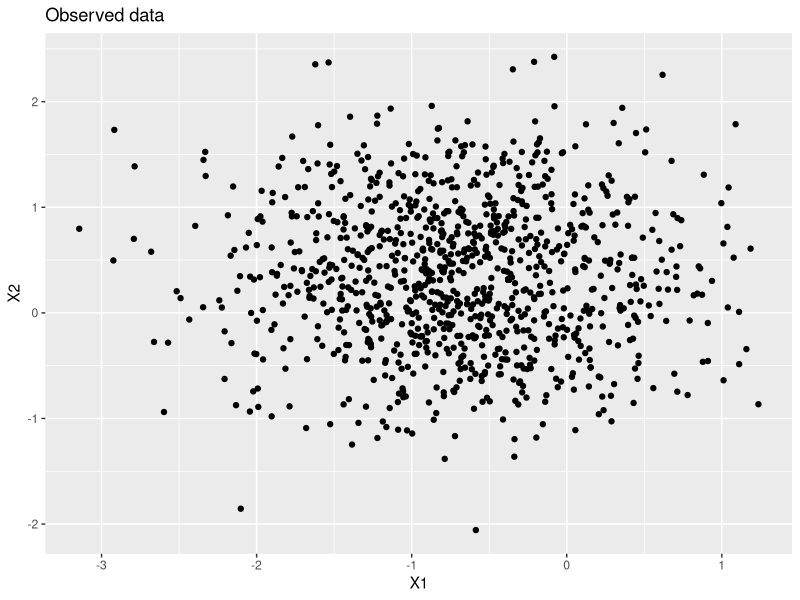
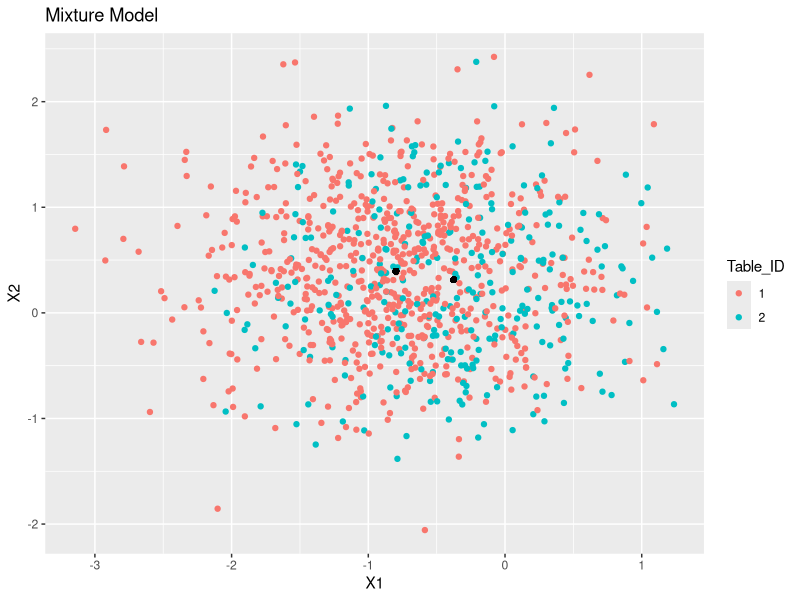
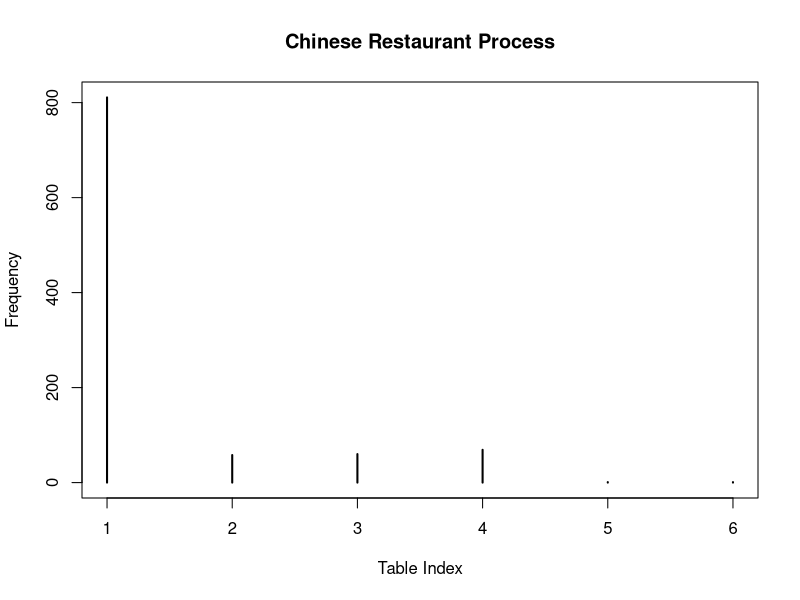
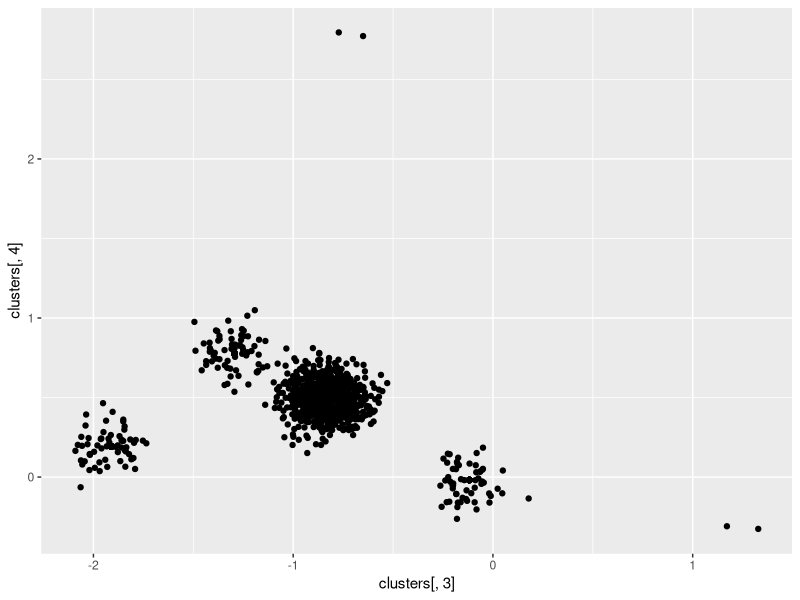
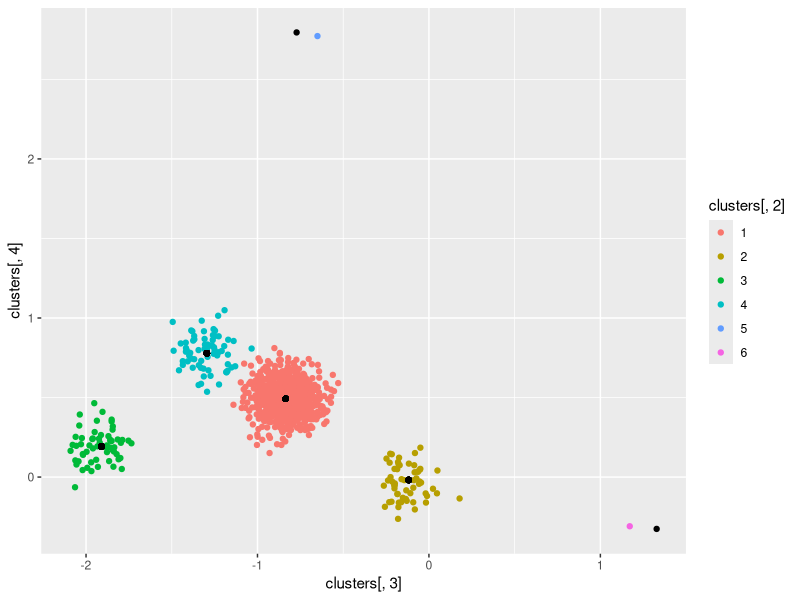

Write the R code that produced these figures, in order. (Note: a time limit stopped this script after it produced the figures.)
library(ggplot2);library(MASS)

#' DPMM_2D
#' the function to generate Chinese Restaurant Process with base measure of 2D Gaussian distribution
#'
#' @param num_customers the total number of customers for simulation
#' @param theta the concentration parameter in Dirichlet Process, or 
#'
#' @return
#' @export
#'
#' @examples
DPMM_2D <- function(num_customers, theta, sig2=0.1, sig2_0=2) {
  
  sigma <- matrix(c(sig2,0,0,sig2),nrow=2)
  mu <- matrix(NA, num_customers, 2)
  clusterList <- NULL
  orig_cluster <- round(theta*log(num_customers)+10)
  mudelta <- mvrnorm(n=orig_cluster, c(0,0), matrix(c(sig2_0,0,0,sig2_0),nrow = 2))
    # matrix(5*runif(orig_cluster*2, 0, 1) , 
    #                 nrow = orig_cluster, ncol = 2)
  
  table_ID <- c(1); table_Customers <- c(1)
  next_table <- 2
  X <- matrix(NA, nrow = num_customers, ncol = 2)
  clusterList <- matrix(NA, nrow = num_customers, ncol = 6)
  X[1,] <- mvrnorm(1, mudelta[table_ID,], sigma)
  clusterList[1,] <- c(table_Customers, table_ID, X[1,], mudelta[table_ID, ])
  for (i in 2:num_customers) {
    if (runif(1,0,1) < (theta) / (i - 1 + theta)) {
      # Add a new table
      table_ID <- c(table_ID, next_table)
      X[i,] <- mvrnorm(n=1,mudelta[next_table,],sigma)
      #put in the 2-D normal cluster using the cluster number as mean vector
      table_Customers <- c(table_Customers, 1)
      clusterList[i,] <- c(i, next_table, X[i,], mudelta[next_table,])
      next_table <- next_table+1
    } else {
      # The nth customer chooses the first unoccupied table with probability
      # theta/(n−1+theta), and an occupied table with probability c/(n−1+theta), where c is the
      # number of people sitting at that table.
      Draw_Rand <- runif(1, 0, 1)
      select_table <- min(which(cumsum(table_Customers/(i-1))>=Draw_Rand))
      
      table_Customers[select_table] <- table_Customers[select_table] + 1
      X[i,] <- mvrnorm(n=1, mudelta[select_table, ], sigma)
      clusterList[i,] <- c(i, select_table, X[i,], mudelta[select_table,])
      table_ID <- c(table_ID, select_table)
    }
  }
  DPMM <- clusterList
  colnames(DPMM) <- c("ID", "Table_ID", "X1", "X2", "Center1", "Center2")
    # data.frame(Table_ID=table_ID, X=X, Center = Center)
  return(DPMM)
  # list(clusterList=clusterList, mudelta=mudelta, table_ID=table_ID)
}


# Simple example to check function ----------------------------------------
n <- 1000; theta <- .4
DPMM01 <- DPMM_2D(n, theta, sig2 = .5, sig2_0=2)

# Draw graph to show clusters ---------------------------------------------
clusters <- as.data.frame(DPMM01, row.names = T)
clusters[,2] <- as.factor(clusters[,2])
centers <- as.data.frame(DPMM01[,5:6], row.names = T)
colnames(centers) <- c("dim1","dim2")
p <- ggplot(data=clusters, aes(x=X1, y=X2)) + 
  geom_point()
p + geom_point(data=centers,
             aes(x=dim1,y=dim2),inherit.aes = FALSE) +  ggtitle("Observed data")
p2 <- ggplot(data=clusters, aes(x=X1, y=X2, color=Table_ID)) + 
  geom_point()
p2 + geom_point(data=centers,
               aes(x=dim1,y=dim2),inherit.aes = FALSE) + ggtitle("Mixture Model")

# double check power law of asymptotic behavior of the number of clusters 
# Proposition 10.4 in lecture notes.
max(as.numeric(clusters[,2]))
theta * log(n)
# seems good, but maybe we can change n to show its rate
# movie3d(play3d(), duration = 18,
#         dir = getwd(), convert = TRUE)
# 
# movie3d(spin3d(axis = c(0, 0, 0)), duration = 18,
#         dir = getwd(), convert = TRUE)

# Gibbs Sampling: Algorithm 1 ---------------------------------------------

#' Covg_M_2D
#' is a function to show the convergence of Algorithm 1 or 3 in Neal, R. M. (2000). 
#' Markov chain sampling methods for Dirichlet process mixture models. 
#' Journal of computational and graphical statistics, 9(2), 249-265.
#'
#' @param Ser_M 
#' @param y 
#' @param alpha concentration parameter of Dirichlet
#'
#' @return
#' @export
#'
#' @examples
Covg_M_2D <- function(Ser_M, y, alpha=2, sig2=0.01, sig2_0=2) {
  S1 <- sig2_0/(sig2_0 + sig2)
  n_y <- dim(y)[1]
  Num_Table <- rep(NA, length(Ser_M))
  All_theta <- array(NA, dim = c(n_y, 2, length(Ser_M)) )
  ini_theta <-  y #matrix(rep(0, 2*n_y), nrow = n_y, ncol = 2)  # matrix(runif(2*n_y, 0, 1), nrow = n_y, ncol = 2) # 
  theta <- matrix(NA, nrow = n_y, ncol = 2)
  q <- F_yiTi <- matrix(NA, nrow = n_y, ncol = n_y)
  Int <- rep(NA, n_y)
  select_cluster <- b <- r <- c()
  for (m in 1:max(Ser_M)) {
    for (i in 1:n_y) {
      F_yiTi[i, ] <- 1/(2*pi*sig2) * exp(-1/(2*sig2) * rowSums((y[i,] - ini_theta)^2))
      Int[i] <- 1/(2 * (sig2+sig2_0) * pi) * exp(-1/(2* (sig2+sig2_0)) * sum((y[i,])^2))
      b[i] <- 1/(sum(F_yiTi[i,-c(i)]) + alpha * Int[i])
      q[i, ] <- b[i] * F_yiTi[i, ]
      r[i] <- b[i] * alpha * Int[i]
      Draw_Rand <- runif(1, 0, 1)
      select_cluster[i] <- min(which(cumsum( c(q[i,-c(i)], r[i]) ) >= Draw_Rand))
      
      if (select_cluster[i] > (n_y-1)) {
        ini_theta[i, ] <- mvrnorm(n = 1, mu = sig2_0/(sig2+sig2_0) * y[i,], 
                              Sigma = matrix(c(sig2_0*sig2/(sig2+sig2_0),0,0,sig2_0*sig2/(sig2+sig2_0)), 2, 2, byrow = T))
      } else {
        ini_theta[i, ] <- (ini_theta[-c(i), ])[select_cluster[i], ]
      }
    }
    theta <- ini_theta
    Ser_ID <- which(Ser_M==m)
    if (length(Ser_ID)!=0) {
      All_theta[,,Ser_ID] <- theta
      Num_Table[Ser_ID] <- dim(unique(theta))[1]
    }
  }
  list(NTables=data.frame(M=Ser_M, Tables=Num_Table), All_theta=All_theta, 
       End_Tables=theta)
}

# 
sig2=.01; sig2_0=1
DPMM_Data <- DPMM_2D(num_customers = 1000, theta = 0.4, 
                     sig2 = sig2, sig2_0 = sig2_0)
plot(
  table( DPMM_Data[, "Table_ID"] )
  ,xlab="Table Index", ylab="Frequency", 
  main = "Chinese Restaurant Process"
)
# Draw graph to show clusters ---------------------------------------------
clusters <- as.data.frame(DPMM_Data, row.names = T)
clusters[,2] <- as.factor(clusters[,2])
centers <- as.data.frame(DPMM_Data[,5:6], row.names = T)
colnames(centers) <- c("dim1","dim2")
p <- ggplot(data=clusters, aes(x=clusters[,3], y=clusters[,4])) + 
  geom_point()
p + geom_point(data=centers,
               aes(x=dim1,y=dim2),inherit.aes = FALSE)
p2 <- ggplot(data=clusters, aes(x=clusters[,3], y=clusters[,4], color=clusters[,2])) + 
  geom_point()
p2 + geom_point(data=centers,
                aes(x=dim1,y=dim2),inherit.aes = FALSE)

# load(file = "data/Covg_M.Rdata")

y <- DPMM_Data[, c("X1", "X2")]
Sim_M <-  floor(exp(c(1:8, 9, 9.5, 10)))

Test1 <- Covg_M_2D(Ser_M = Sim_M[1:11],y = y, alpha = 0.4, 
                   sig2 = sig2, sig2_0 = sig2_0)

ALLD <- list(Data=DPMM_Data, Results=Test1)
save(ALLD, file = "data/ALL_D.Rdata")

Test1$NTables
dim(unique(Test1$End_Tables))[1]
unique(Test1$All_theta[,,6]); unique(Test1$All_theta[,,7]); 
unique(Test1$All_theta[,,8]); unique(Test1$All_theta[,,9]); 
unique(Test1$All_theta[,,10]);unique(Test1$All_theta[,,11])
unique(Test1$End_Tables)
unique(DPMM_Data[, c("Center1", "Center2")])


p3 <- ggplot(data=clusters, aes(x=clusters[,3], y=clusters[,4], color=clusters[,2])) + 
  geom_point()
p3 + geom_point(data=centers, aes(x=dim1,y=dim2),
                inherit.aes = FALSE)


Pred_center1 <- as.data.frame(Test1$All_theta[,,11], row.names = T)
colnames(Pred_center1) <- c("dim1","dim2")
p3 <- ggplot(data=clusters, aes(x=clusters[,3], y=clusters[,4], color=clusters[,2])) + 
  geom_point()

p3 + geom_point(data=Pred_center1, aes(x=dim1, y=dim2)) 

p3 + geom_point(data=Pred_center1, aes(x=dim1,y=dim2),
                inherit.aes = FALSE)

Pred_center2 <- as.data.frame(Test1$All_theta[,,6], row.names = T)
colnames(Pred_center2) <- c("dim1","dim2")
p3 <- ggplot(data=clusters, aes(x=clusters[,3], y=clusters[,4], color=as.factor(Pred_center2[,1]))) + 
  geom_point()
p3 + geom_point(data=Pred_center2, aes(x=dim1,y=dim2),
                inherit.aes = FALSE)

Pred_center3 <- as.data.frame(Test1$All_theta[,,7], row.names = T)
colnames(Pred_center3) <- c("dim1","dim2")
p3 <- ggplot(data=clusters, aes(x=clusters[,3], y=clusters[,4], 
                                color=as.factor(Pred_center3[,1]))) + 
  geom_point()
p3 + geom_point(data=Pred_center3, aes(x=dim1,y=dim2),
                inherit.aes = FALSE)

Pred_center4 <- as.data.frame(Test1$All_theta[,,8], row.names = T)
colnames(Pred_center4) <- c("dim1","dim2")
p3 <- ggplot(data=clusters, aes(x=clusters[,3], y=clusters[,4], 
                                color=as.factor(Pred_center4[,1]))) + 
  geom_point()
p3 + geom_point(data=Pred_center4, aes(x=dim1,y=dim2),
                inherit.aes = FALSE)


Pred_center5 <- as.data.frame(Test1$All_theta[,,9], row.names = T)
colnames(Pred_center5) <- c("dim1","dim2")
p3 <- ggplot(data=clusters, aes(x=clusters[,3], y=clusters[,4], 
                                color=as.factor(Pred_center5[,1]))) + 
  geom_point()
p3 + geom_point(data=Pred_center5, aes(x=dim1,y=dim2),
                inherit.aes = FALSE)

Pred_center6 <- as.data.frame(Test1$All_theta[,,10], row.names = T)
colnames(Pred_center6) <- c("dim1","dim2")
p3 <- ggplot(data=clusters, aes(x=clusters[,3], y=clusters[,4], 
                                color=as.factor(Pred_center6[,1]))) + 
  geom_point()
p3 + geom_point(data=Pred_center6, aes(x=dim1,y=dim2),
                inherit.aes = FALSE)

Pred_center7 <- as.data.frame(Test1$All_theta[,,11], row.names = T)
colnames(Pred_center7) <- c("dim1","dim2")
p3 <- ggplot(data=clusters, aes(x=clusters[,3], y=clusters[,4], 
                                color=as.factor(Pred_center7[,1]))) + 
  geom_point()
p3 + geom_point(data=Pred_center7, aes(x=dim1,y=dim2),
                inherit.aes = FALSE)


# Draw graph to show convergency of algorithm
Sim_M <-  floor(exp(c(1:7)))
Repp_1 <- replicate(100, 
                    {Test1 <- Covg_M(Sim_M[1], y, alpha = 0.5)
                    Test1$NTables[,2]})
Repp_2 <- replicate(100, 
                    {Test1 <- Covg_M(Sim_M[2], y)
                    Test1$NTables[,2]})
Repp_3 <- replicate(100, 
                    {Test1 <- Covg_M(Sim_M[3], y)
                    Test1$NTables[,2]})
Repp_4 <- replicate(100, 
                    {Test1 <- Covg_M(Sim_M[4], y)
                    Test1$NTables[,2]})
Repp_5 <- replicate(100, 
                    {Test1 <- Covg_M(Sim_M[5], y)
                    Test1$NTables[,2]})
Repp_6 <- replicate(100, 
                    {Test1 <- Covg_M(Sim_M[6], y)
                    Test1$NTables[,2]})
Repp_try <- replicate(10, 
                      {Test1 <- Covg_M(Sim_M[7], y)
                      Test1$NTables[,2]})
Repp_try
par(mfrow=c(2,3))
hist(Repp_1, breaks = 20, main = "M=2", 
     xlim = c(min(dim(table(DPMM_Data$Table_ID))-1, min(Repp_1)), max(Repp_1))); 
abline(v= dim(table(DPMM_Data$Table_ID)), col="red")
hist(Repp_2, breaks = 20, main = "M=7", 
     xlim = c(min(dim(table(DPMM_Data$Table_ID))-1, min(Repp_2)), max(Repp_2))); 
abline(v= dim(table(DPMM_Data$Table_ID)), col="red")
hist(Repp_3, breaks = 20, main = "M=20", 
     xlim = c(min(dim(table(DPMM_Data$Table_ID))-1, min(Repp_3)), max(Repp_3))); 
abline(v= dim(table(DPMM_Data$Table_ID)), col="red")
hist(Repp_4, breaks = 20, main = "M=54", 
     xlim = c(min(dim(table(DPMM_Data$Table_ID))-1, min(Repp_4)), max(Repp_4))); 
abline(v= dim(table(DPMM_Data$Table_ID)), col="red")
hist(Repp_5, breaks = 20, main = "M=148", 
     xlim = c(min(dim(table(DPMM_Data$Table_ID))-1, min(Repp_5)), max(Repp_5))); 
abline(v= dim(table(DPMM_Data$Table_ID)), col="red")
hist(Repp_6, breaks = 20, main = "M=403", 
     xlim = c(min(dim(table(DPMM_Data$Table_ID))-1, min(Repp_6)), max(Repp_6))); 
abline(v= dim(table(DPMM_Data$Table_ID)), col="red")


# Convergency of Algorithm 1 ----------------------------------------------

Sim_M <-  floor(exp(c(1:7))) # floor(exp(c(1:2))) 
Sim_N <- 100
NT_i <- c(); Avg_NT <- c() # average number of tables

for (j in 1:length(Sim_M)) {
  for (i in 1:Sim_N) {
    NT_i[i] <- Covg_M(Sim_M[j], y)$NTables$Tables
  }
  Avg_NT[j] <- mean(NT_i)
}

Result_Covg <- data.frame(Sim_M=Sim_M, Avg_NT=Avg_NT)
All <- list(Result_Covg=Result_Covg, Data=DPMM_Data)
